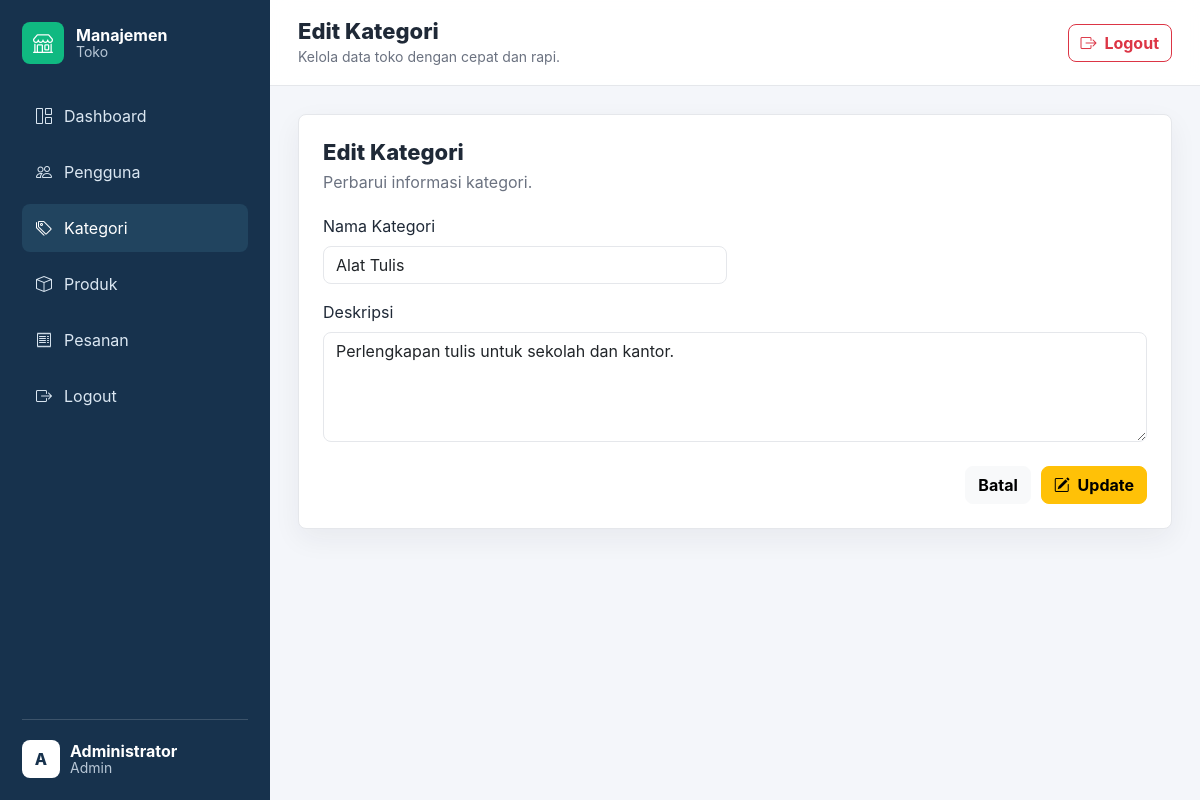
/pages/kategori/edit.php?id=2 (signed in), run on the app's committed database.
### tables this page shows
CREATE TABLE kategori (
    id INT AUTO_INCREMENT PRIMARY KEY,
    nama_kategori VARCHAR(100) NOT NULL,
    deskripsi TEXT,
    created_at TIMESTAMP DEFAULT CURRENT_TIMESTAMP
);

### config/database.php (called while the page is built, shortened)
<?php
function e($value)
{
    return htmlspecialchars((string) $value, ENT_QUOTES, 'UTF-8');
}

### pages/kategori/edit.php (the view, shortened to what this page needs)
<?php
require_once __DIR__ . '/../../templates/header.php';
$id = (int) ($_GET['id'] ?? 0);
$stmt = mysqli_prepare($conn, 'SELECT id, nama_kategori, deskripsi FROM kategori WHERE id = ?');
mysqli_stmt_bind_param($stmt, 'i', $id);
mysqli_stmt_execute($stmt);
$kategori = mysqli_fetch_assoc(mysqli_stmt_get_result($stmt));
require_once __DIR__ . '/../../templates/sidebar.php';
?>
<section class="form-panel">
    <div class="panel-header">
        <div>
            <h3>Edit Kategori</h3>
            <p>Perbarui informasi kategori.</p>
        </div>
    </div>
    <form method="post" class="row g-3">
        <div class="col-md-6">
            <label for="nama_kategori" class="form-label">Nama Kategori</label>
            <input type="text" name="nama_kategori" id="nama_kategori" class="form-control" value="<?= e($_POST['nama_kategori'] ?? $kategori['nama_kategori']); ?>" required>
        </div>
        <div class="col-12">
            <label for="deskripsi" class="form-label">Deskripsi</label>
            <textarea name="deskripsi" id="deskripsi" class="form-control" rows="4"><?= e($_POST['deskripsi'] ?? $kategori['deskripsi']); ?></textarea>
        </div>
        <div class="col-12 form-actions">
            <a href="<?= BASE_URL; ?>pages/kategori/index.php" class="btn btn-light">Batal</a>
            <button type="submit" class="btn btn-warning">
                <i class="bi bi-pencil-square me-1"></i> Update
            </button>
        </div>
    </form>
</section>
<?php require_once __DIR__ . '/../../templates/footer.php'; ?>

### assets/css/style.css (style rules this page uses)
:root { --bg: #f4f6fa; --surface: #ffffff; --ink: #1f2937; --muted: #6b7280; --line: #e5e7eb; --primary: #2563eb; --sidebar: #17324d; --sidebar-soft: #21445f; --accent: #10b981; }
* { box-sizing: border-box; }
body { min-height: 100vh; color: var(--ink); background: var(--bg); font-family: "Inter", "Segoe UI", Arial, sans-serif; }
a { text-decoration: none; }
.welcome-section, .data-panel, .form-panel, .stat-card { background: var(--surface); border: 1px solid var(--line); border-radius: 8px; box-shadow: 0 10px 28px rgba(31, 41, 55, 0.06); }
.data-panel, .form-panel { padding: 24px; }
.panel-header { display: flex; align-items: center; justify-content: space-between; gap: 16px; margin-bottom: 20px; }
.panel-header h3 { margin: 0; font-size: 22px; font-weight: 800; }
.panel-header p { margin: 4px 0 0; color: var(--muted); }
.btn { border-radius: 8px; font-weight: 700; }
.form-control, .form-select { border-color: var(--line); border-radius: 8px; }
.form-actions { display: flex; justify-content: flex-end; gap: 10px; padding-top: 8px; }

### data on the page
kategori: nama_kategori "Alat Tulis", deskripsi "Perlengkapan tulis untuk sekolah dan kantor."

### other printed values
substr($currentUser['nama'], 0, 1) "A"
$currentUser['nama'] "Administrator"
$currentUser['role'] "Admin"
$pageTitle "Edit Kategori"
